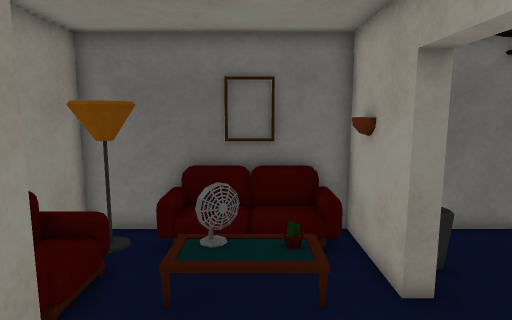
View 1 (above)

16 first-person views from a walk through a scene from a Unity 3-D project. The camera is 1.5 m above the floor, tilts 8° down and sees 75° across. The floor is counted in squares, 0.39 m on a side. Each view is taken from the middle of a square. On the plan, view 1 faces up. The plan holds only what a view shows up to about 20 squares ahead; the rest is blank. The place goes on beyond the plan. The player is left out. Surface patterns are stand-ins for the level's own textures.

View 2
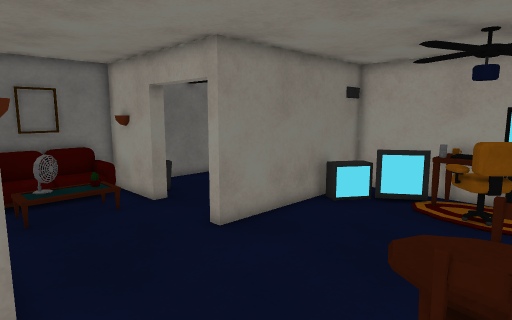

View 3
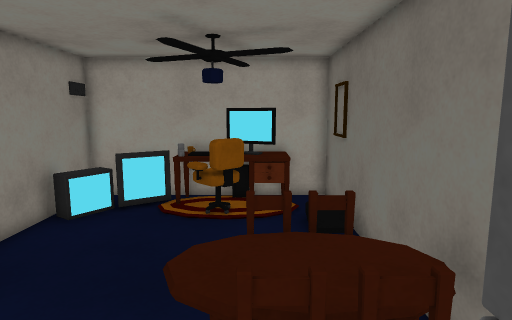

View 4
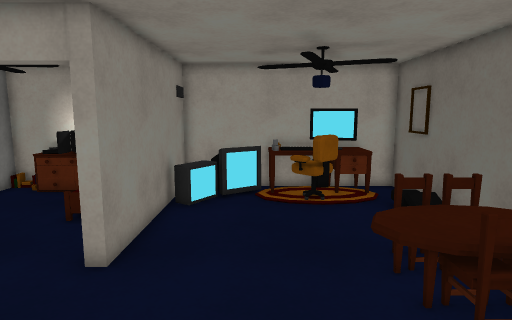

View 5
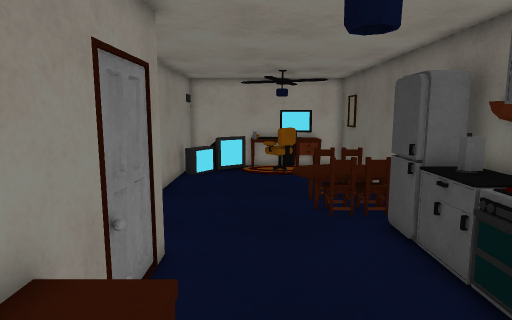

View 6
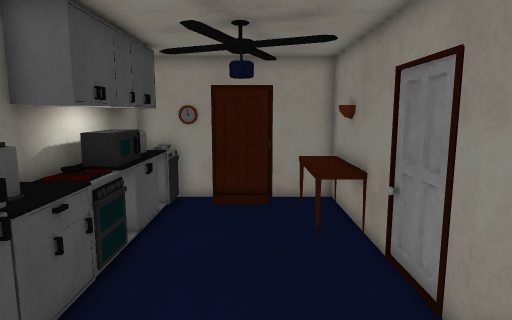

View 7
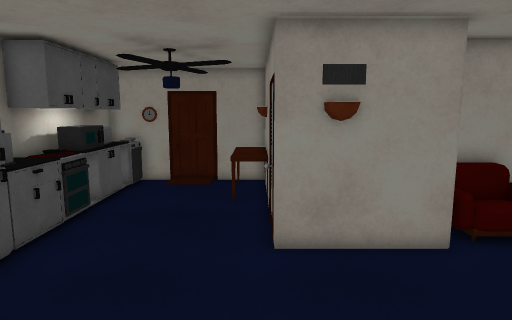

View 8
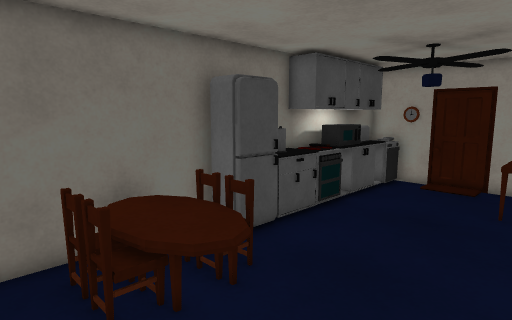

View 9
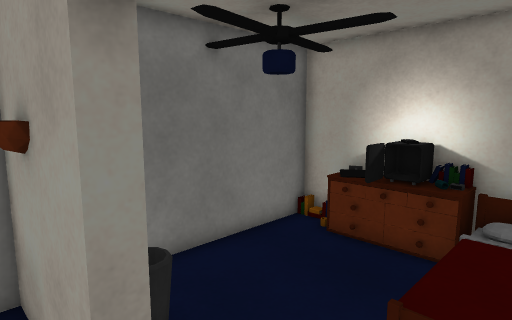

View 10
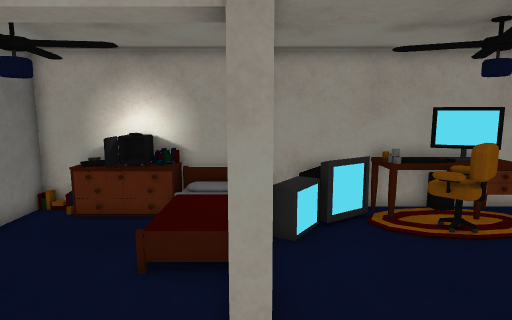

View 11
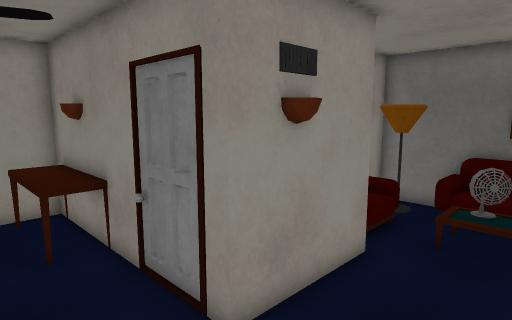

View 12
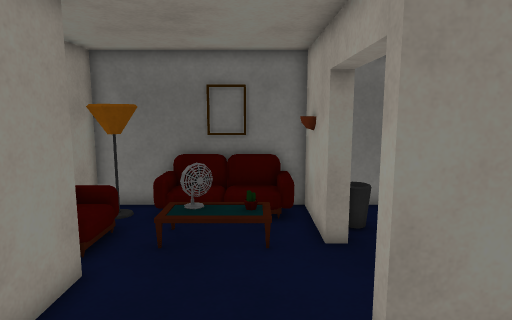

View 13
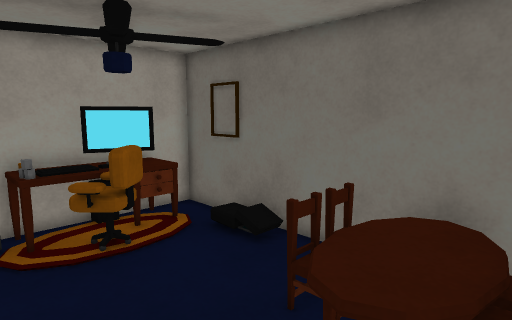

View 14
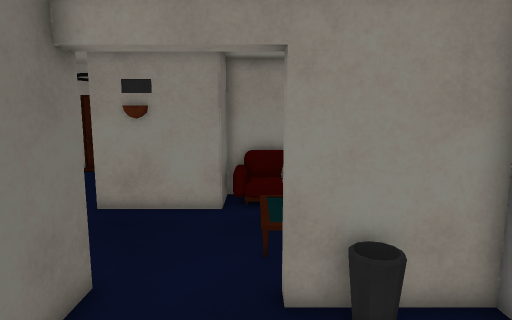

View 15
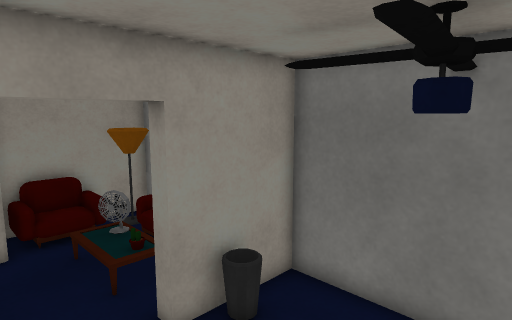

View 16
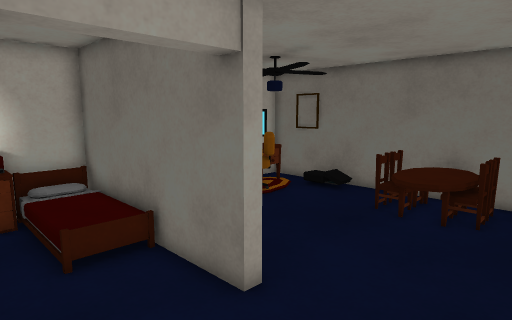

### Floor plan
Key: @ floor where view 1 was taken; # wall or solid block; . main floor; : floor 0.5 m higher than the main floor; / step, stairs or slope; = window, fence, low wall or low ledge; L lamp; T TV; C carpet; E desk; H chair; A table; F fridge; R drawers; N oven; U cupboard; M microwave; O other object.
Columns run from 13 left of view 1 to 13 right of it. Each row starts with its distance up from view 1.
 11                 ###########
 10          #########........#
  9         ##LOO   ##......R##
  8         # .////.#OO.....OO#
  7         # ./=OO.##......###
  6         # .////.........RO#
  5         ##..........////###
  4          ##........./    #
  3           #........./  : #
  2           #......##########
  1           #...........OO  #
  0 ###########..@.........O  #
 -1 #AAAAA.=...............TT #
 -2 #AAAAA..................T #
 -3 #.....................CEOO#
 -4 #.....................HHOE#
 -5 #.............AAA.....HHOE#
 -6 #............HAAAH.....EEE#
 -7 OO...........HAA H.....EEE#
 -8 OOUUMMMNNUUFFHAA# ..///...#
 -9 #OUUUUUUU#UFF##A###########

Where each view was taken, in squares from view 1:
view 1: 0 up, 0 right, facing up
view 2: 7 down, 4 left, facing up-right
view 3: 6 down, 3 left, facing right
view 4: 2 down, 5 left, facing right
view 5: 3 down, 12 left, facing right
view 6: 4 down, 2 right, facing left
view 7: 1 down, 6 right, facing left
view 8: 0 up, 6 right, facing down-left
view 9: 3 up, 2 right, facing up-right
view 10: 2 up, 1 left, facing right
view 11: 4 down, 1 right, facing up-left
view 12: 3 down, 1 right, facing up
view 13: 1 down, 0 right, facing down-right
view 14: 6 up, 10 right, facing left
view 15: 3 up, 10 right, facing up-left
view 16: 7 up, 2 left, facing down-right
